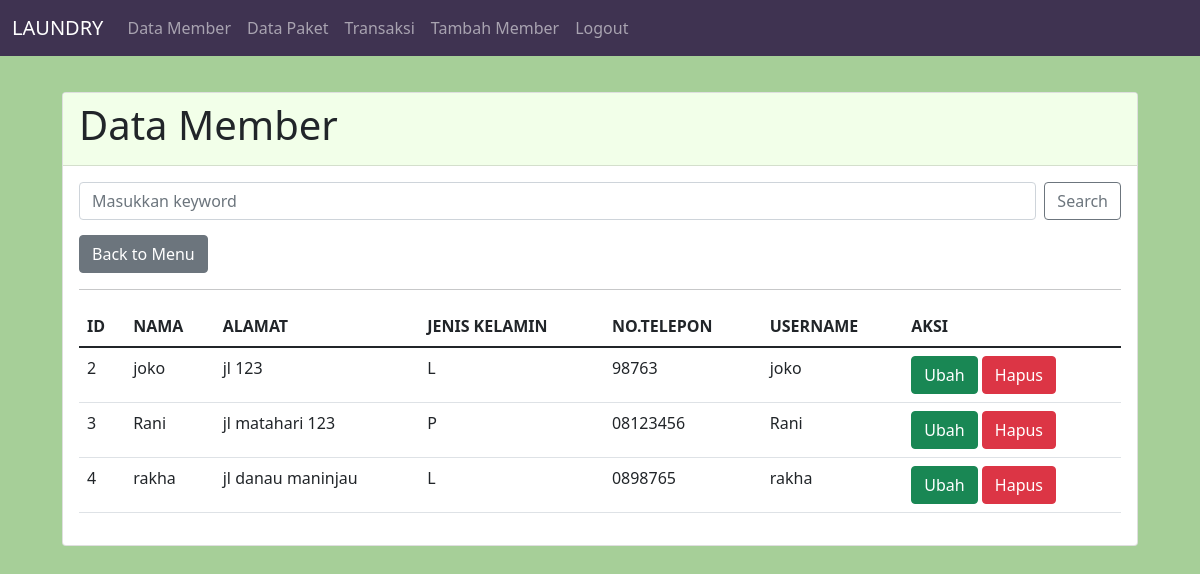
Page /data_member.php (signed in) on the committed database.
### tables this page shows
CREATE TABLE `member` (
  `id_member` int(11) NOT NULL,
  `nama_member` varchar(100) NOT NULL,
  `alamat` text NOT NULL,
  `jenis_kelamin` enum('L','P') NOT NULL,
  `tlp` varchar(50) NOT NULL,
  `username` varchar(100) NOT NULL,
  `password` varchar(100) NOT NULL
);

### data_member.php (the view, shortened to what this page needs)
<!DOCTYPE html>
<html lang="en">
<head>
    <link href="https://cdn.jsdelivr.net/npm/bootstrap@5.1.1/dist/css/bootstrap.min.css" rel="stylesheet">
</head>
<body style="background-color: #A6CF98">
<?php
    include "navbar.php";
?>
<br><br><br>
<div class="container">
    <div class="card" style="margin: 20px;">
        <div class="card-header" style="background-color: #F2FFE9;"><h1>Data Member</h1></div>
        <div class="card-body">
            <form action="data_member.php" method="POST" style="padding-bottom: 15px;" class="d-flex">
                <input class="form-control me-2" type="search" name="cari" placeholder="Masukkan keyword" aria-label="Search">
                <button class="btn btn-outline-secondary" type="submit">Search</button>
            </form>
            <a class="btn btn-secondary" href="home.php" role="button">Back to Menu</a>
            <hr>
            <table class="table">
            <thead>
                <tr>
                    <th scope="col">ID</th>
                    <th scope="col">NAMA</th>
                    <th scope="col">ALAMAT</th>
                    <th scope="col">JENIS KELAMIN</th>
                    <th scope="col">NO.TELEPON</th>
                    <th scope="col">USERNAME</th>
                    <th scope="col">AKSI</th>
                </tr>
            </thead>
            <tbody>
                <?php
                    include "koneksi.php";
                    if (isset($_POST["cari"])) {
                        $cari = $_POST["cari"];
                        $query_member = mysqli_query($koneksi, "SELECT * FROM member WHERE
                        id_member = '$cari' OR nama_member LIKE '%$cari%' OR username LIKE '%$cari%' OR alamat LIKE '%$cari%' OR jenis_kelamin LIKE '%$cari%'");
                    } else {
                        $query_member = mysqli_query($koneksi, "SELECT * FROM member");
                    }
                    while ($data_member = mysqli_fetch_array($query_member)) { ?>
                        <tr>
                            <td><?= $data_member['id_member']; ?></td>
                            <td><?= $data_member['nama_member']; ?></td>
                            <td><?= $data_member['alamat']; ?></td>
                            <td><?= $data_member['jenis_kelamin']; ?></td>
                            <td><?= $data_member['tlp']; ?></td>
                            <td><?= $data_member['username']; ?></td>
                            <td>
                                <a href="ubah_member.php?id_member=<?=$data_member['id_member'];?>" class="btn btn-success">Ubah</a>
                                <a href="hapus_member.php?id_member=<?=$data_member['id_member'];?>"
                                onclick="return confirm('Apakah anda yakin menghapus data ini?')" class="btn btn-danger">Hapus</a>
                            </td>
                        </tr>
                    <?php }
                ?>
            </tbody>
            </table>
        </div>
    </div>
    </div>
</body>
</html>

### rows in the picture
member: id_member "2", nama_member "joko", alamat "jl 123", jenis_kelamin "L", tlp "98763", username "joko"
member: id_member "3", nama_member "Rani", alamat "jl matahari 123", jenis_kelamin "P", tlp "08123456", username "Rani"
member: id_member "4", nama_member "rakha", alamat "jl danau maninjau", jenis_kelamin "L", tlp "0898765", username "rakha"
